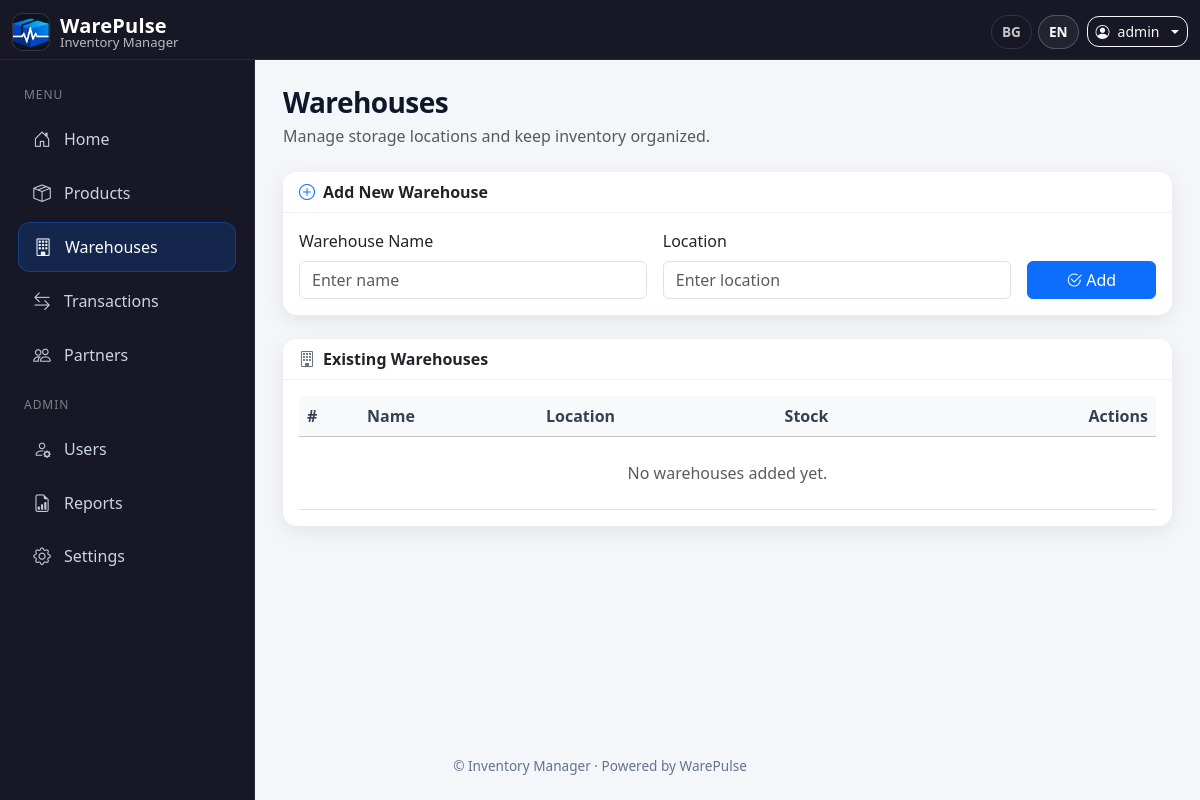
The page /warehouses (signed in) on the database as committed earlier.
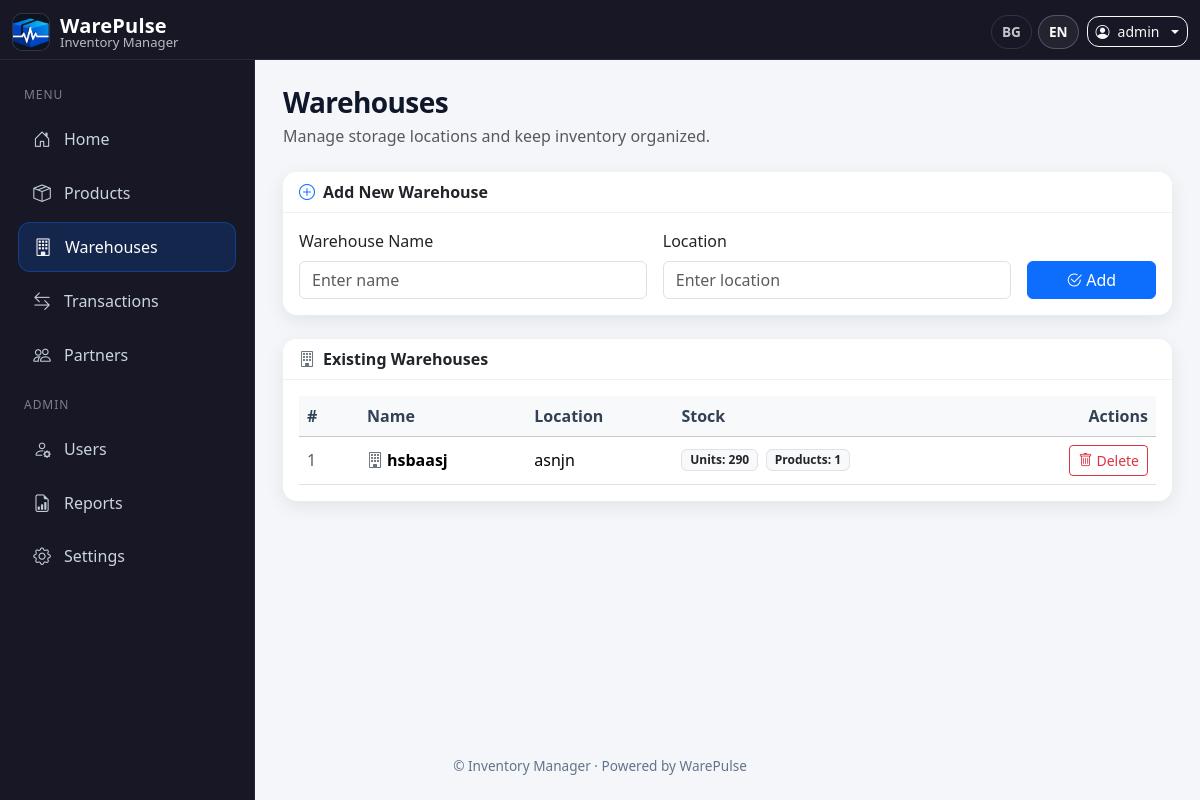
The same page on the database as committed later.
### inventory/models.py (models this page shows)
class Warehouse(db.Model):
    id = db.Column(db.Integer, primary_key=True)
    name = db.Column(db.String(100), nullable=False)
    location = db.Column(db.String(150), nullable=True)
    owner_id = db.Column(db.Integer, db.ForeignKey("user.id"), nullable=False)
    products = db.relationship("Product", backref="warehouse")
    stocks = db.relationship("Stock", back_populates="warehouse", cascade="all, delete-orphan")
    transactions = db.relationship("Transaction", back_populates="warehouse")

### inventory/routes/warehouses.py (the view)
@bp.route("/warehouses")
@login_required
def warehouses():
    if not has_permission(current_user, "warehouses:view"):
        flash(_("You do not have permission to view warehouses."), "danger")
        return redirect(url_for("main.index"))
    owner_id = _get_owner_id()
    q = Warehouse.query
    if owner_id is not None:
        q = q.filter(Warehouse.owner_id == owner_id)
    warehouses_list = q.order_by(Warehouse.name.asc()).all()
    stock_totals_q = (
        db.session.query(Stock.warehouse_id, func.coalesce(func.sum(Stock.quantity), 0))
        .join(Warehouse, Stock.warehouse_id == Warehouse.id)
    )
    if owner_id is not None:
        stock_totals_q = stock_totals_q.filter(Warehouse.owner_id == owner_id)
    stock_totals = dict(stock_totals_q.group_by(Stock.warehouse_id).all())
    product_counts_q = (
        db.session.query(Stock.warehouse_id, func.count(Stock.id))
        .join(Warehouse, Stock.warehouse_id == Warehouse.id)
        .filter(Stock.quantity > 0)
    )
    if owner_id is not None:
        product_counts_q = product_counts_q.filter(Warehouse.owner_id == owner_id)
    product_counts = dict(product_counts_q.group_by(Stock.warehouse_id).all())
    return render_template(
        "warehouses.html",
        warehouses=warehouses_list,
        stock_totals=stock_totals,
        product_counts=product_counts,
    )

### inventory/routes/warehouses.py (called while the page is built)
def _get_owner_id():
    if current_user.role == "Developer":
        return None
    if current_user.role == "Admin / Owner":
        return current_user.id
    return current_user.created_by_id

### inventory/utils/permissions.py (called while the page is built)
def _norm_role(role: str | None) -> str:
    if not role:
        return ""
    r = " ".join(role.strip().split())  # normalize whitespace
    compact = r.replace(" ", "")
    if compact == "Admin/Owner":
        return ROLE_ADMIN_OWNER
    return r

def has_permission(user, permission: str) -> bool:
    role = _norm_role(getattr(user, "role", None))
    allowed = ROLE_PERMISSIONS.get(role, set())
    return permission in allowed

### inventory/utils/translations.py (called while the page is built)
def load_translations(lang, app):
    path = os.path.join('translations', f'{lang}.json')
    if not os.path.exists(path):
        path = os.path.join('translations', f"{app.config['DEFAULT_LANG']}.json")
    with open(path, 'r', encoding='utf-8') as f:
        return json.load(f)

def _(key):
    try:
        return g.translations.get(key, key)
    except Exception:
        return key

### inventory/templates/warehouses.html (shortened to what this page needs)
{% extends "base.html" %}
{% block content %}
<div class="d-flex flex-column flex-md-row justify-content-between align-items-start align-items-md-center gap-2 mb-4">
  <div>
    <h3 class="fw-bold mb-0">{{ _('Warehouses') }}</h3>
    <div class="text-muted mt-1">{{ _('Manage storage locations and keep inventory organized.') }}</div>
  </div>
</div>
<div class="card mb-4">
  <div class="card-header bg-white fw-semibold d-flex align-items-center">
    <i class="bi bi-plus-circle me-2 text-primary"></i>{{ _('Add New Warehouse') }}
  </div>
  <div class="card-body">
    <form action="{{ url_for('warehouses.add_warehouse') }}" method="POST" class="row g-3 align-items-end">
      <div class="col-md-5">
        <label for="name" class="form-label">{{ _('Warehouse Name') }}</label>
        <input type="text" class="form-control" id="name" name="name" placeholder="{{ _('Enter name') }}" required>
      </div>
      <div class="col-md-5">
        <label for="location" class="form-label">{{ _('Location') }}</label>
        <input type="text" class="form-control" id="location" name="location" placeholder="{{ _('Enter location') }}">
      </div>
      <div class="col-md-2 d-grid">
        <button type="submit" class="btn btn-primary">
          <i class="bi bi-check2-circle me-1"></i>{{ _('Add') }}
        </button>
      </div>
    </form>
  </div>
</div>
<div class="card">
  <div class="card-header bg-white fw-semibold d-flex align-items-center">
    <i class="bi bi-building me-2 text-secondary"></i>{{ _('Existing Warehouses') }}
  </div>
  <div class="card-body table-responsive">
    <table class="table table-hover align-middle mb-0">
      <thead class="table-light">
        <tr>
          <th style="width: 60px;">{{ _('#') }}</th>
          <th>{{ _('Name') }}</th>
          <th>{{ _('Location') }}</th>
          <th>{{ _('Stock') }}</th>
          <th class="text-end">{{ _('Actions') }}</th>
        </tr>
      </thead>
      <tbody>
        {% for w in warehouses %}
        {% set total_units = stock_totals.get(w.id, 0) %}
        {% set prod_count = product_counts.get(w.id, 0) %}
        <tr>
          <td class="text-muted">{{ loop.index }}</td>
          <td class="fw-semibold">
            <i class="bi bi-building me-1 text-secondary"></i>{{ w.name }}
          </td>
          <td>{{ w.location or '—' }}</td>
          <td>
            <div class="d-flex flex-wrap gap-2">
              <span class="badge bg-light text-dark border">
                {{ _('Units') }}: <span class="fw-semibold">{{ total_units }}</span>
              </span>
              <span class="badge bg-light text-dark border">
                {{ _('Products') }}: <span class="fw-semibold">{{ prod_count }}</span>
              </span>
            </div>
          </td>
          <td class="text-end">
            {% if current_user.role == 'Admin / Owner' %}
              <form action="{{ url_for('warehouses.delete_warehouse', id=w.id) }}" method="POST" class="d-inline delete-form">
                <button type="submit" class="btn btn-sm btn-outline-danger">
                  <i class="bi bi-trash me-1"></i>{{ _('Delete') }}
                </button>
              </form>
            {% else %}
              <span class="text-muted small">—</span>
            {% endif %}
          </td>
        </tr>
        {% else %}
        <tr>
          <td colspan="5" class="text-center text-muted py-4">
            {{ _('No warehouses added yet.') }}
          </td>
        </tr>
        {% endfor %}
      </tbody>
    </table>
  </div>
</div>
{% endblock %}

Rows that differ between the two databases and show on the page:
added Warehouse: name "hsbaasj", location "asnjn", total_units "290", prod_count "1"
Other text that changed with them:
text no longer shown: "No warehouses added yet."
